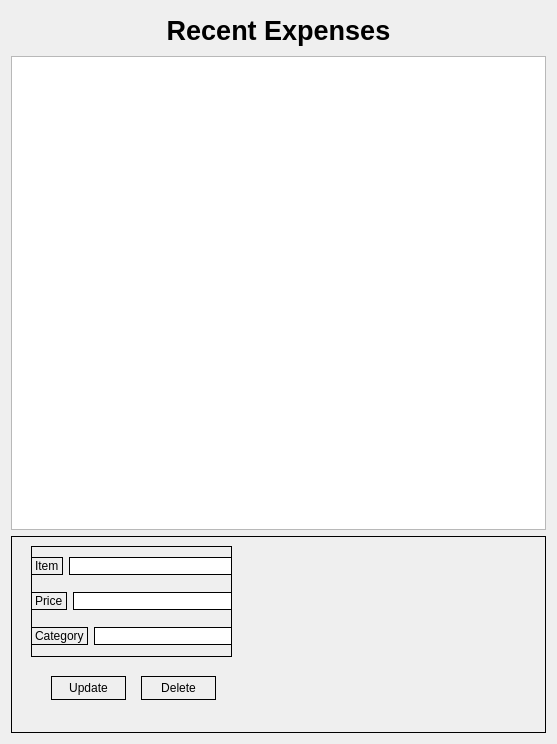
            <widget class="QWidget" name="scrollAreaWidgetContents">
             <property name="geometry">
              <rect>
               <x>0</x>
               <y>0</y>
               <width>557</width>
               <height>744</height>
              </rect>
             </property>
             <layout class="QVBoxLayout" name="verticalLayout_20" stretch="1,12,5">
              <item>
               <widget class="QLabel" name="label_8">
                <property name="font">
                 <font>
                  <pointsize>20</pointsize>
                  <bold>true</bold>
                 </font>
                </property>
                <property name="styleSheet">
                 <string notr="true">border: none;
color: black;</string>
                </property>
                <property name="text">
                 <string>Recent Expenses</string>
                </property>
                <property name="alignment">
                 <set>Qt::AlignCenter</set>
                </property>
               </widget>
              </item>
              <item>
               <widget class="QTableView" name="expta"/>
              </item>
              <item>
               <widget class="QFrame" name="frame_6">
                <property name="styleSheet">
                 <string notr="true">border:1px solid black;</string>
                </property>
                <property name="frameShape">
                 <enum>QFrame::StyledPanel</enum>
                </property>
                <property name="frameShadow">
                 <enum>QFrame::Raised</enum>
                </property>
                <widget class="QPushButton" name="updatebutt">
                 <property name="geometry">
                  <rect>
                   <x>40</x>
                   <y>140</y>
                   <width>75</width>
                   <height>24</height>
                  </rect>
                 </property>
                 <property name="text">
                  <string>Update</string>
                 </property>
                </widget>
                <widget class="QPushButton" name="deletebutt">
                 <property name="geometry">
                  <rect>
                   <x>130</x>
                   <y>140</y>
                   <width>75</width>
                   <height>24</height>
                  </rect>
                 </property>
                 <property name="text">
                  <string>Delete</string>
                 </property>
                </widget>
                <widget class="QWidget" name="">
                 <property name="geometry">
                  <rect>
                   <x>20</x>
                   <y>10</y>
                   <width>201</width>
                   <height>111</height>
                  </rect>
                 </property>
                 <layout class="QVBoxLayout" name="verticalLayout_21">
                  <item>
                   <layout class="QHBoxLayout" name="horizontalLayout_14">
                    <item>
                     <widget class="QLabel" name="label_4">
                      <property name="text">
                       <string>Item</string>
                      </property>
                     </widget>
                    </item>
                    <item>
                     <widget class="QLineEdit" name="itemr"/>
                    </item>
                   </layout>
                  </item>
                  <item>
                   <layout class="QHBoxLayout" name="horizontalLayout_13">
                    <item>
                     <widget class="QLabel" name="label_3">
                      <property name="text">
                       <string>Price</string>
                      </property>
                     </widget>
                    </item>
                    <item>
                     <widget class="QLineEdit" name="pricer"/>
                    </item>
                   </layout>
                  </item>
                  <item>
                   <layout class="QHBoxLayout" name="horizontalLayout_12">
                    <item>
                     <widget class="QLabel" name="label_2">
                      <property name="text">
                       <string>Category</string>
                      </property>
                     </widget>
                    </item>
                    <item>
                     <widget class="QLineEdit" name="catr"/>
                    </item>
                   </layout>
                  </item>
                 </layout>
                </widget>
               </widget>
              </item>
             </layout>
            </widget>
